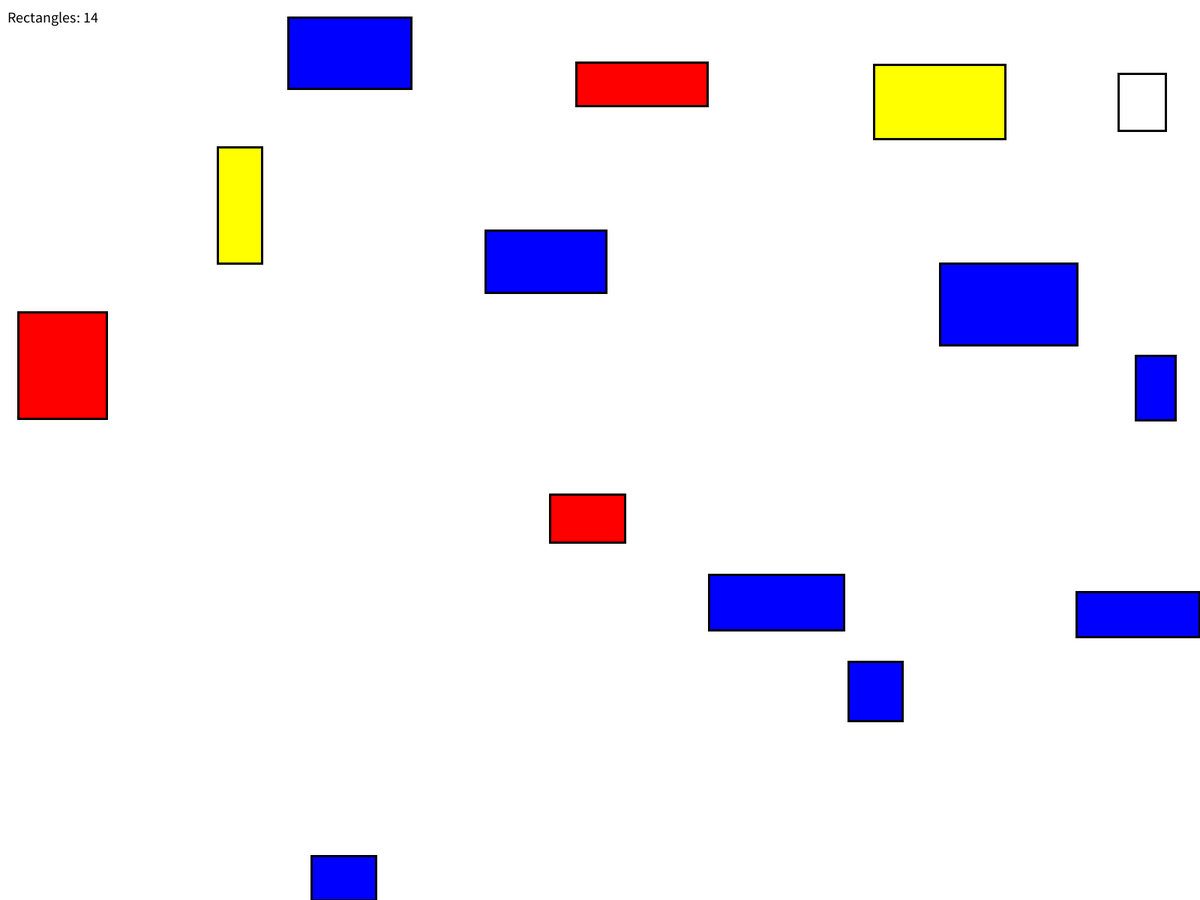
Frame 1 (no input)
Frame 60 (the mouse pressed at the canvas centre just before this capture): identical to frame 1, image omitted
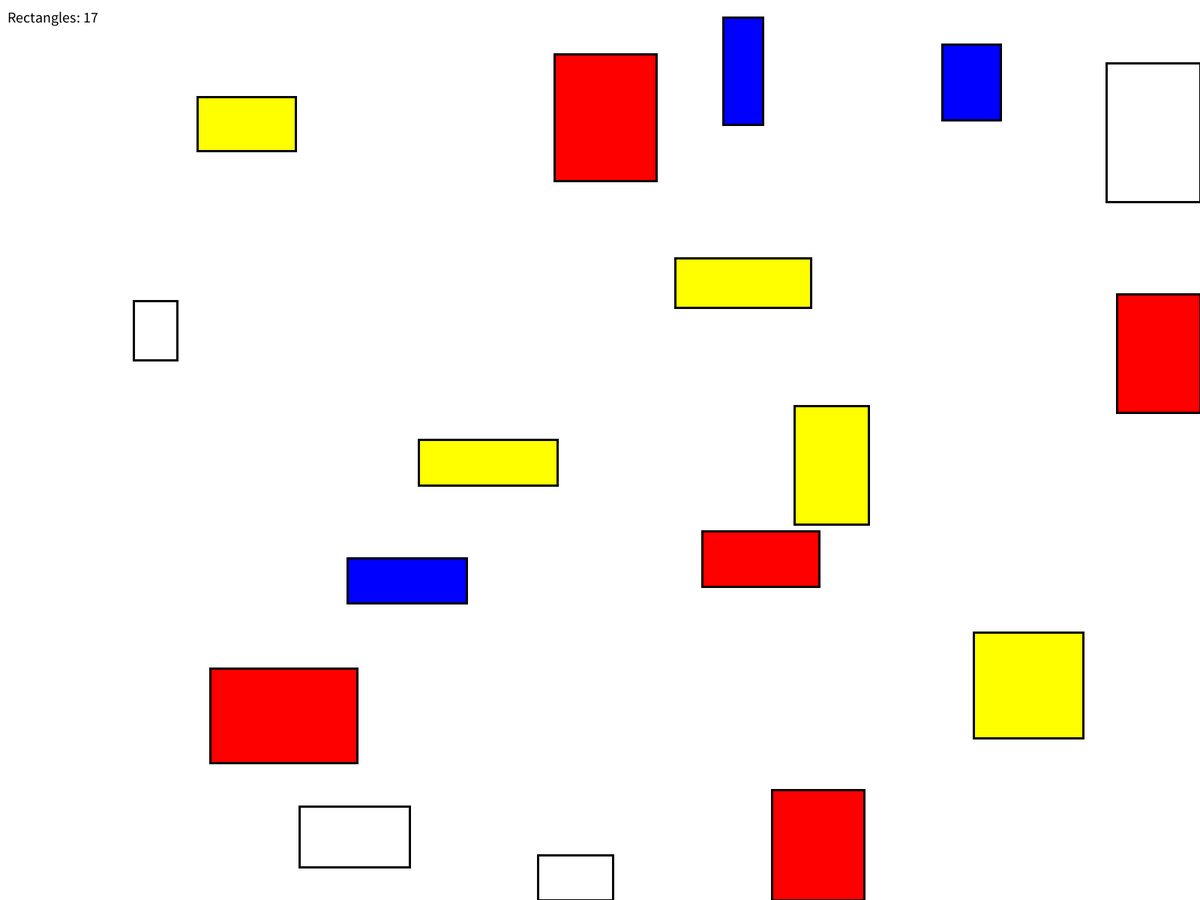
Frame 120 (the mouse held since frame 60 and released just before this capture)

The Processing sketch that drew these frames (run headless with seeded random() and noise(); from frame 60 on, the mouse is pressed at the canvas centre):

// Processing sketch: Mondrianrect
// ── Mondrianrect.pde
// 챗지피치에게 직사각형을 생성할 때 충돌을 피하는 방법과 화면 크기를 넘지 않도록 하는 방법 및 검에 대해 질문함 
ArrayList<MondrianRect> rects;
color[] colors;

void setup() {
  fullScreen();
  rects = new ArrayList<MondrianRect>();
  
  // 몬드리안 스타일의 색상 설정 (빨강, 파랑, 노랑, 흰색)
  colors = new color[]{color(255, 0, 0), color(0, 0, 255), color(255, 255, 0), color(255)};
  generateRects();
}

void draw() {
  background(255);   
  // 직사각형 그리기
  for (MondrianRect r : rects) {
    r.display();
  }

  // 현재 ArrayList 크기를 화면 좌측 상단에 표시
  fill(0);
  textSize(20);
  text("Rectangles: " + rects.size(), 10, 30);
}

void mousePressed() {
  generateRects(); // 마우스를 클릭하면 새로운 직사각형 생성
}

void generateRects() {
  rects.clear(); // 기존 직사각형 제거
  int rectCount = int(random(5, 20)); //5~20개의 직사각형 생성

  for (int i = 0; i < rectCount; i++) { //직사각형을 랜덤으로 반복 생성
    boolean isValid = false; // 새로운 사각형이 유효한지 검사. false로 설정하여 유효하지 않다고 가정 
    int attempts = 0; //직사각형 생성 시도 횟수

    while (!isValid && attempts < 100) { // 최대 100번 시도
      // 직사각형의 랜덤한 값 설정 
      float x = random(0, width);
      float y = random(0, height);
      float w = random(50, 200); 
      float h = random(50, 200); 

// 챗지피티에게 화면을 넘어가지 않고 충돌을 피하는 방법을 질문함
      // 화면을 넘어가지 않도록 크기 보정
      if (x + w > width) w = width - x; // 직사각형이 화면 오른쪽을 넘지 않도록 너비를 조정 
      if (y + h > height) h = height - y; // 직사각형이 화면 아래쪽을 넘지 않도록 높이 조정 
      
      //랜덤 색상을 이용해 객체 생성 
      MondrianRect newRect = new MondrianRect(x, y, w, h, colors[int(random(colors.length))]);

      // 다른 직사각형과 충돌하는지 확인
      isValid = true; // 유효하다고 판단되면 true 
      for (MondrianRect r : rects) {  // 기존 직사각형들과 충돌하는지 확인 
        if (newRect.isOverlapping(r)) {  
          isValid = false;
          break;
        }
      }

      if (isValid) {
        rects.add(newRect); // 겹치지 않으면 추가
      }

      attempts++;
    }
  }
}

// ── class.pde
// 직사각형을 표현하는 클래스
class MondrianRect {
  float x, y, w, h; // 직사각형의 위치와 크기
  color col; // 직사각형 색상
  // 직사각형 생성 
  MondrianRect(float x, float y, float w, float h, color col) {
    this.x = x;
    this.y = y;
    this.w = w;
    this.h = h;
    this.col = col;
  }

  void display() {
    fill(col);
    stroke(0); // 검은 테두리
    strokeWeight(3); // 테두리 두께
    rect(x, y, w, h); // 직사각형 그리기
  }
//챗지피티에게 화면을 넘어가지 않고 충돌을 피하는 방법을 질문함
  // 충돌 여부 확인 함수
  boolean isOverlapping(MondrianRect other) { // 직사각형이 겹치는지 확인 
    return !(x + w <= other.x || other.x + other.w <= x || 
             y + h <= other.y || other.y + other.h <= y);
  }
}
